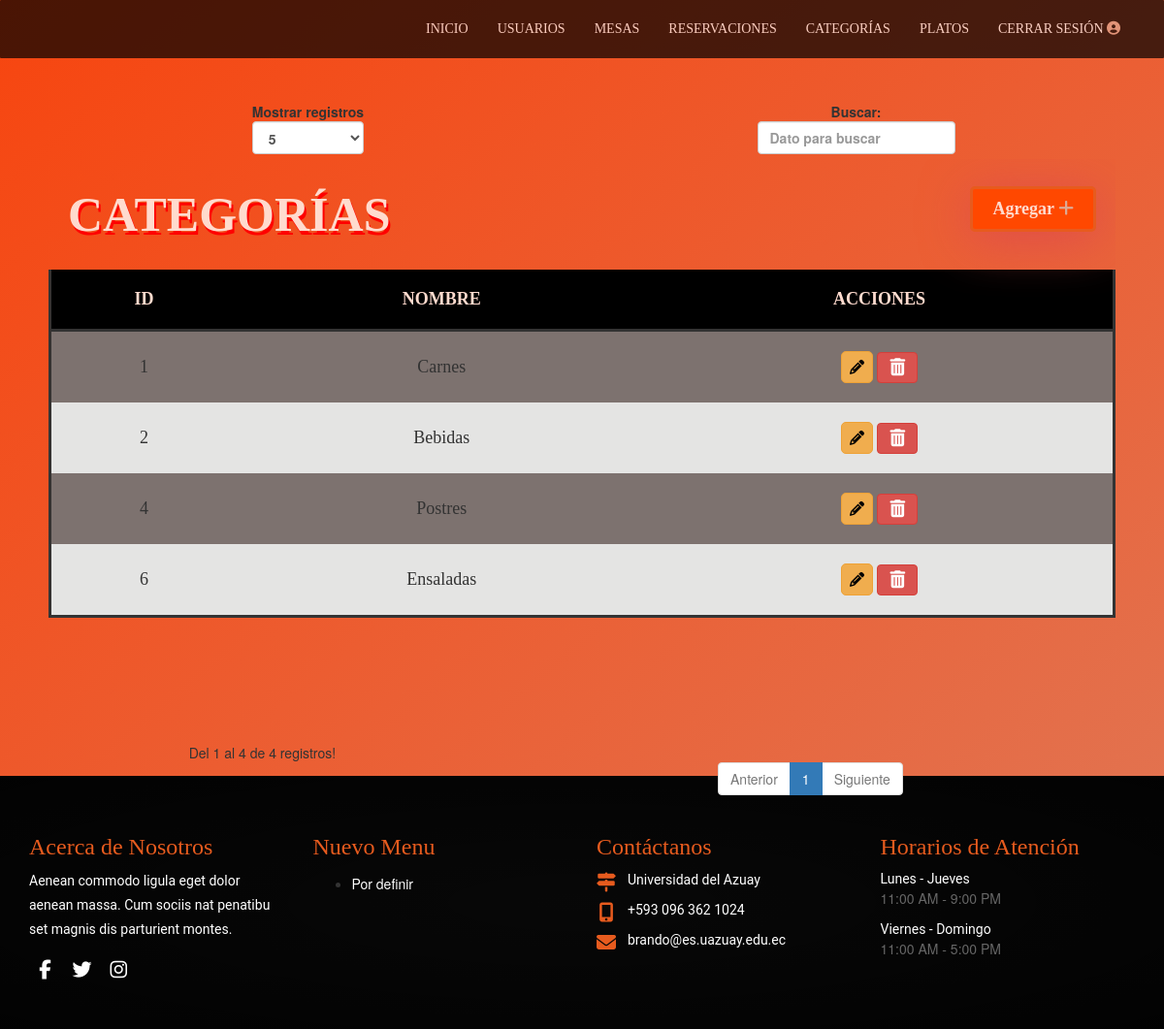
The app's page /html/administrador/categorias.php with its own data.
### tables this page shows
CREATE TABLE `categoria` (
  `id_categoria` int NOT NULL,
  `nombre_categoria` varchar(64) NOT NULL
);

### php/controlador/formularios.controlador.php (called while the page is built, shortened)
<?php
    class ControladorFormularios{
        static public function ctrSelectCategorias(){
            $tabla = "categoria";
            $respuesta = ModeloFormularios::mdlSelectCategorias($tabla);
            if(!empty($respuesta)){
                return $respuesta;
            }
        }
    }
?>

### php/modelos/conexion.php (called while the page is built)
<?php
    class Conexion{
        static public function conectar(){
            $link = new PDO("mysql:host=localhost;dbname=restaurante","root","");
            $link -> exec("set names utf8");
            return $link;
        }
    }
?>

### php/modelos/formularios.modelo.php (called while the page is built, shortened)
<?php
    class ModeloFormularios{
        static public function mdlSelectCategorias($tabla){
            require_once "../../php/modelos/conexion.php";
            $stmt = Conexion::conectar() -> prepare("SELECT * FROM $tabla");
            if($stmt -> execute()){
                return $stmt -> fetchAll();
            }
        }
    }
?>

### html/administrador/categorias.php (the view, shortened to what this page needs)
<?php
    require_once "../../php/modelos/conexion.php";
    require_once "../../php/controlador/formularios.controlador.php";
    require_once "../../php/modelos/formularios.modelo.php";
    $categorias = ControladorFormularios::ctrSelectCategorias();
?>
<!DOCTYPE html>
<html lang="en">
<head>
    <link rel="stylesheet" href="../../css/bootstrap.min.css" media="screen" type="text/css">
    <link rel="stylesheet" href="../../css/responsive.css" media="screen" type="text/css">
    <link id="changeable-colors" rel="stylesheet" href="../../css/colors/orange.css"  type="text/css"/>
    <link rel="stylesheet" href="../../css/adm_style.css?=<?php echo (rand()); ?>" type="text/css" >
</head>
<body>
    <header>
        <nav class="menu">
            <ul class="nav">
                <li><a href="../administrador/inicio.php">Inicio</a></li>
                <li><a href="../administrador/usuarios.php">Usuarios</a></li>
                <li><a href="../administrador/mesas.php" class="active" id="mesas">Mesas</a></li>
                <li><a href="../administrador/reservaciones.php">Reservaciones</a></li>
                <li><a href="../administrador/categorias.php">Categor&iacute;as</a></li>
                <li><a href="../administrador/platos.php">Platos</a></li>
                <li><a href="../../html/salir.php">Cerrar Sesi&oacute;n <i class="fas fa-user-circle"></i></a></li>
            </ul>
        </nav>
    </header>
    <section class="main">
        <article class="item_content">
            <table class="table_user display" id="tablaUser">
                <caption>CATEGOR&Iacute;AS<label for="addUser" class="caption_b">Agregar <i class="fas fa-plus"></i></label></caption>
                <thead>
                    <tr>
                        <th>ID</th>
                        <th>NOMBRE</th>
                        <th>ACCIONES</th>
                    </tr>
                </thead>
                <tbody>
                    <?php
                        if(isset($categorias)):
                            foreach($categorias as $categoria): ?>
                                <tr>
                                    <td><?php echo $categoria["id_categoria"]; ?></td>
                                    <td><?php echo $categoria["nombre_categoria"]; ?></td>
                                    <td>
                                        <form method="POST">
                                            <a href="../../html/administrador/editar_categoria.php?id=<?php echo $categoria["id_categoria"]; ?>" class="btn btn-warning fas fa-pencil-alt"></a>
                                            <button onclick="return eliminar();" type="submit" class="btn btn-danger fas fa-trash-alt fa-1x"></button>
                                        </form>
                                    </td>
                                </tr>
                            <?php endforeach ?>
                        <?php endif; ?>
                </tbody>
            </table>
        </article>
    </section>
    <div class="footer-box pad-top-70" id="footer">
    <div class="container">
        <div class="row footer_l">
            <div class="footer-in-main">
                <div class="footer-logo">
                </div>
                <div class="col-lg-3 col-md-3 col-sm-6 col-xs-12">
                    <div class="footer-box-a">
                        <h3>Acerca de Nosotros</h3>
                        <p>Aenean commodo ligula eget dolor aenean massa. Cum sociis nat penatibu set magnis dis parturient montes.</p>
                        <ul class="socials-box footer-socials pull-left">
                            <li>
                                <a href="#">
                                    <div class="social-circle-border"><i class="fa  fa-facebook"></i></div>
                                </a>
                            </li>
                            <li>
                                <a href="#">
                                    <div class="social-circle-border"><i class="fa fa-twitter"></i></div>
                                </a>
                            </li>
                            <li>
                                <a href="#">
                                    <div class="social-circle-border"><i class="fa fa-instagram"></i></div>
                                </a>
                            </li>
                        </ul>
                    </div>
                </div>
                <div class="col-lg-3 col-md-3 col-sm-6 col-xs-12">
                    <div class="footer-box-b">
                        <h3>Nuevo Menu</h3>
                        <ul>
                            <li><a href="#">Por definir</a></li>
                        </ul>
                    </div>
                </div>
                <div class="col-lg-3 col-md-3 col-sm-6 col-xs-12">
                    <div class="footer-box-c">
                        <h3>Cont&aacute;ctanos</h3>
                        <p>
                            <i class="fa fa-map-signs" aria-hidden="true"></i>
                            <span>Universidad del Azuay</span>
                        </p>
                        <p>
                            <i class="fa fa-mobile" aria-hidden="true"></i>
                            <span>
                            +593 096 362 1024
                        </span>
                        </p>
                        <p>
                            <i class="fa fa-envelope" aria-hidden="true"></i>
                            <span><a href="mailto:brando@es.uazuay.edu.ec?">brando@es.uazuay.edu.ec</a></span>
                        </p>
                    </div>
                </div>
                <div class="col-lg-3 col-md-3 col-sm-6 col-xs-12">
                    <div class="footer-box-d">
                        <h3>Horarios de Atenci&oacute;n</h3>
                        <ul>
                            <li>
                                <p>Lunes - Jueves </p>
                                <span> 11:00 AM - 9:00 PM</span>
                            </li>
                            <li>
                                <p>Viernes - Domingo </p>
                                <span>  11:00 AM - 5:00 PM</span>
                            </li>
                        </ul>
                    </div>
                </div>
            </div>
        </div>
    </div>
</body>
</html>

### css/colors/orange.css (style rules this page uses)
.footer-box-a h3 { color: #e75b1e; }
.footer-box-b h3 { color: #e75b1e; }
.footer-box-c h3 { color: #e75b1e; }
.footer-box-d h3 { color: #e75b1e; }
.footer-box-c p i { color: #e75b1e; }

### css/adm_style.css (style rules this page uses)
body { background: linear-gradient(to bottom right, rgb(247, 69, 15),rgb(224, 119, 86)); background-repeat: no-repeat; background-position: center; background-size: cover; margin: 0; height: 100vh; }
header { position: absolute; margin: 0; width: 100%; }
i.fas { color: #ddaa94; }
nav.menu { position: fixed; background-color: #000; opacity: .7; width: 100%; border-radius: 1px; z-index: 1; }
nav.menu ul { list-style: none; display: flex; float: right; margin: 10px; padding-right: 20px; }
nav.menu li a { text-transform: uppercase; color: #fff; font-family: georgia; }
@media (max-width:1400px) { h3 { font-size: 15px; } }
@media (max-width:1600px) { h3 { font-size: 19px; } }
h3 { font-size: 15px; font-family: georgia; }
section.main { position: relative; top: 40px; margin: 0 !important; padding: 15px 0 15px; line-height: normal; font-size: 100%; height: 100%; text-align: center; }
article.item_content { margin: 50px; }
table.table_user { width: 100%; border-bottom: solid; border-left: solid; border-right: solid; font-family: georgia; }
table.table_user caption { color: rgb(255 219 206); font-size: 50px; font-family: georgia; font-weight: 600; margin: 20px; text-shadow: 2px 4px red; }
table.table_user label.caption_b { position: relative; float: right; font-family: georgia; text-align: right; background-color: rgb(255, 72, 0); border: 3px solid #e75b1e; border-radius: 5px; font-size: 18px; padding:10px; padding-left: 20px; padding-right: 20px; text-shadow: none; box-shadow: 1px 7px 50px rgb(223 76 76); }
table.table_user thead { background-color: rgba(0, 0, 0); color: rgb(255 219 206); }
table.table_user tr, th, td { text-align: center; padding: 20px; font-size: 18px; }
table.table_user tbody tr:nth-child(even) { background-color: #e4e4e3; }
table.table_user tbody tr:nth-child(odd) { background-color: #7d726f; }
table.table_user tbody tr td a { color:#000; padding: 8px; border-radius: 5px; text-decoration: none; font-size: 15px; }
.footer_l { margin-bottom: 40px; }
.footer-box { background:#202020; }
.footer-logo { padding-bottom:40px; }
.footer-socials { margin: 10px 0; line-height: 30px; padding: 4px; text-align: center; -webkit-transition: all 0.3s ease; -moz-transition: all 0.3s ease; -o-transition: all 0.3s ease; transition: all 0.3s ease; }
.socials-box { display: table-cell; vertical-align: middle; margin: 1px 0px; padding: 4px; }
.footer-box { background-image:radial-gradient(ellipse at center, rgba(0, 0, 0, 0.57) 0%,rgba(0, 0, 0, 0.87) 100%); background-color:#111;background-position:center;background-repeat:no-repeat;background-size:cover; }
.socials-box li { display: inline-block; opacity: 1; margin-right: 7px; }
.footer-box .social-circle-border { background-color: transparent; color: #fff; -webkit-transition: all 0.3s ease; -moz-transition: all 0.3s ease; -o-transition: all 0.3s ease; transition: all 0.3s ease; }
.social-circle-border { font-size: 20px; line-height: 23px; margin-right: 2px; height: 25px; width: 25px; border-radius: 50%; background-color: transparent; color: #6f6f6f; text-align: center; }
.footer-box-a h3 { font-size:24px; font-family: 'nautilus_pompiliusregular'; }
.footer-box-a p { font-size: 14px; font-family: 'Roboto', sans-serif; color:#ffffff; line-height: 25px; }
.footer-box-b h3 { font-size:24px; font-family: 'nautilus_pompiliusregular'; }
.footer-box-b ul li { line-height:30px; }
.footer-box-b ul li a { color:#ffffff; }
.footer-box-c h3 { font-size:24px; font-family: 'nautilus_pompiliusregular'; }
.footer-box-c p { font-size: 14px; font-family: 'Roboto', sans-serif; color:#ffffff; }
.footer-box-c p i { font-size: 20px; position: relative; top: 4px; float: left; min-width: 20px; text-align: center; }
.footer-box-c p span { display: table; padding-left: 12px; padding-top:1px; }
.footer-box-c p a { color:#ffffff; }
.footer-box-d h3 { font-size:24px; font-family: 'nautilus_pompiliusregular'; }
.footer-box-d p { font-size: 14px; font-family: 'Roboto', sans-serif; color:#ffffff; }
.footer-box-d ul { margin:0px; padding:0px; list-style:none; }
.footer-box-d ul li { display: inline-block; width: 100%; padding-bottom:12px; }
.footer-box-d ul li p { padding:0px; margin:0px; }
.footer-box-d ul li span { color: #666; }

### records on screen
categoria: id_categoria "1", nombre_categoria "Carnes"
categoria: id_categoria "2", nombre_categoria "Bebidas"
categoria: id_categoria "4", nombre_categoria "Postres"
categoria: id_categoria "6", nombre_categoria "Ensaladas"
